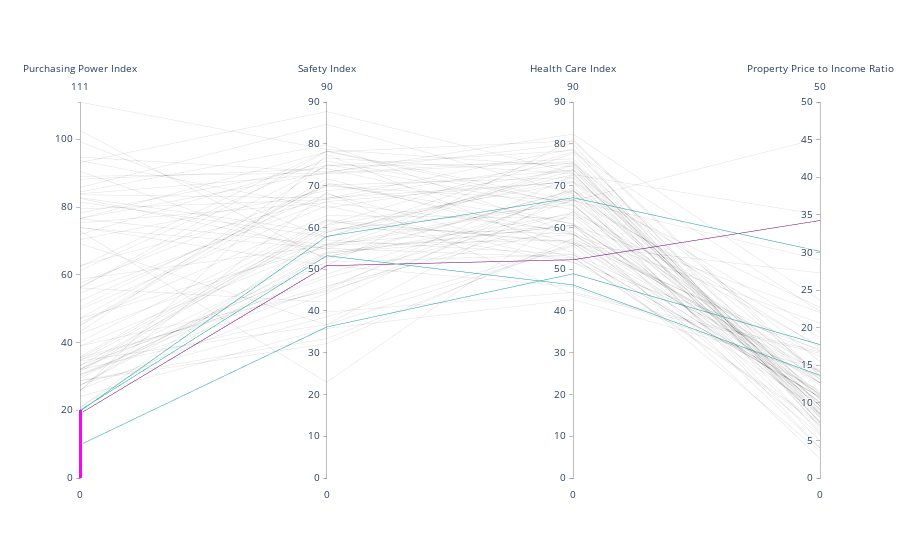

Notebook code for this chart:
### Code cell
fig = go.Figure(data=
    go.Parcoords(
        line = dict(color = new_df['id'],
                   colorscale = [[0,'purple'],[0.5,'lightseagreen'],[1,'gold']]),
        dimensions = list([
            dict(range = [0,111],
                constraintrange = [0,20],
                label = 'Purchasing Power Index', values = new_df['Purchasing Power Index']),
            dict(range = [0,90],
                label = 'Safety Index', values = new_df['Safety Index']),
            dict(range = [0,90],
                label = 'Health Care Index', values = new_df['Health Care Index']),
            dict(range = [0,50],
                label = 'Property Price to Income Ratio', values = new_df['Property Price to Income Ratio'])
        ])
    )
)

fig.update_layout(
    plot_bgcolor = 'white',
    paper_bgcolor = 'white'
)

fig.show()
